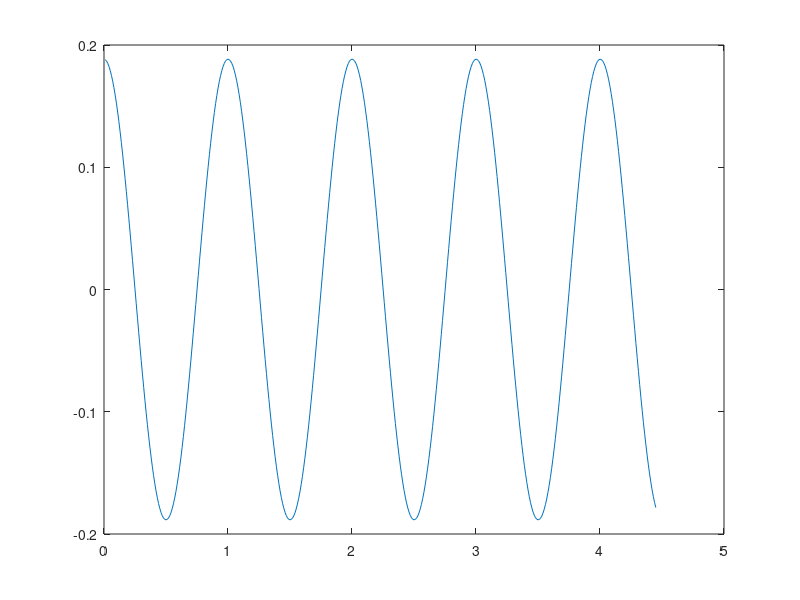
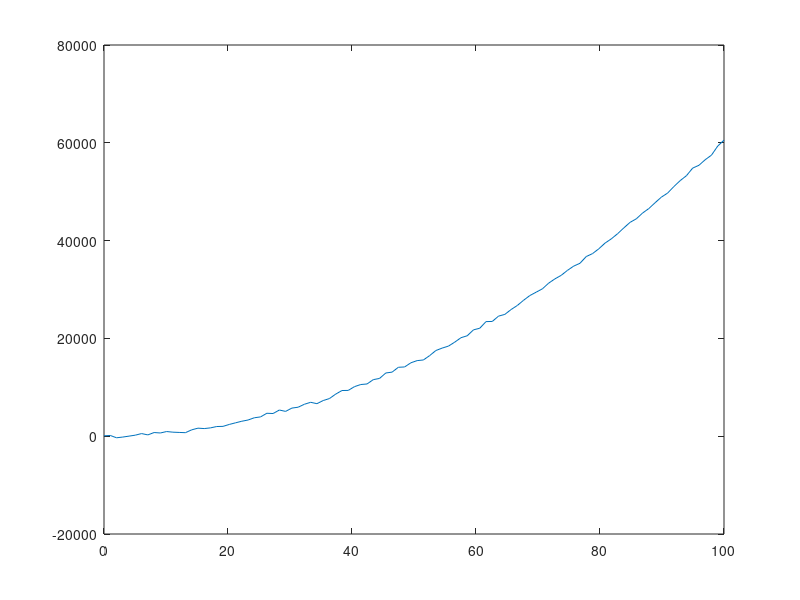

Write MATLAB code to recreate these figures, in order.
%Import Data_HW2 
%APSC 1001
%Randy Schur

data = csvread('Data_HW2.csv', 1,0);
x1 = data(:,1);
y1 = data(:,2);

x2 = data(1:100, 4);
y2 = data(1:100, 5);

plot(x1,y1)
figure
plot(x2, y2)